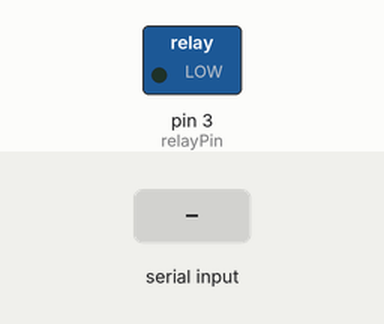
Bench run of a sketch on a simulated Arduino Uno, built with avr-gcc and run on an emulated ATmega328P. On the bench: switched loads named in the sketch (green lamp = pin HIGH). The inputs (shaded band) are chosen by the test bench.

Above: at 1.2 s.
1.3 s: "A" received over Serial
At 1.8 s:
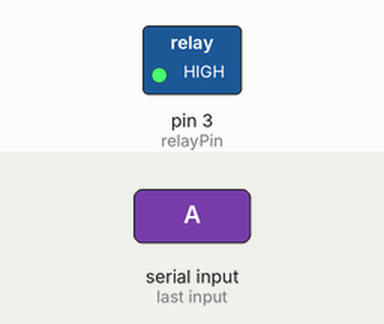
2.8 s: "1" received over Serial
At 4.1 s:
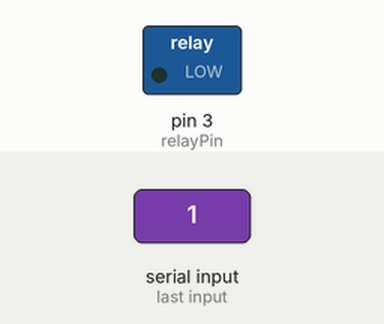
Timing chart, 0 to 5.8 s (numbered marks = the images above; inputs shaded):
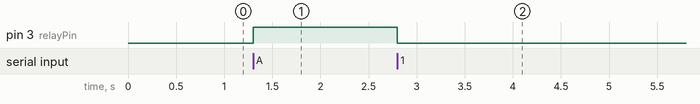

Measured:
- after the input at 1.3 s, pin 3 (relayPin): LOW → HIGH at once
- after the input at 2.8 s, pin 3 (relayPin): HIGH → LOW at once

The sketch:

relay.ino
```cpp
#include <Arduino.h>

const int relayPin = 3;

void setup()
{
  pinMode(relayPin, OUTPUT);
  Serial.begin(9600);
}

void loop()
{
  if (Serial.available())
  {
    char data = Serial.read();
    digitalWrite(relayPin, data == 'A');
    delay(10);
  }
}
```
